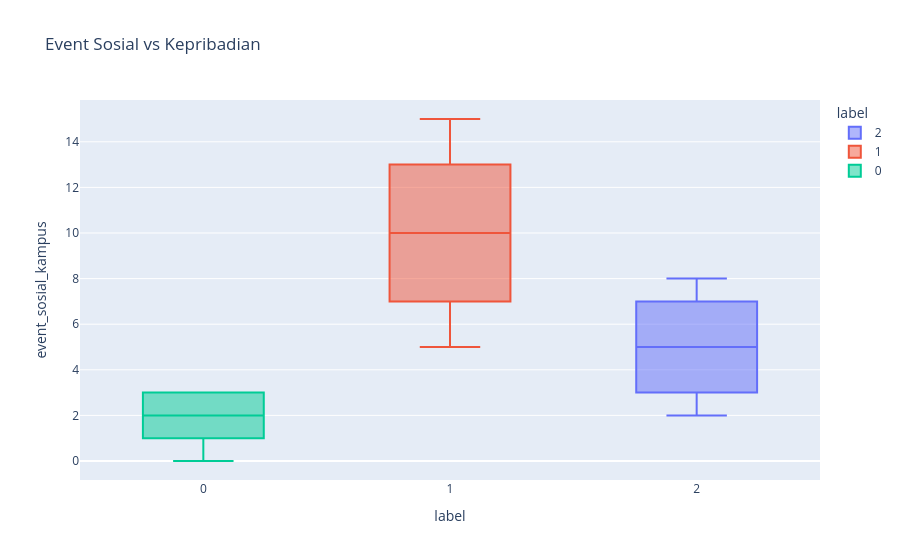

The code cell stored with this chart in its notebook:
### Code cell
# Analisis Event Sosial Kampus
fig = px.box(
    df,
    x='label',
    y='event_sosial_kampus',
    color='label',
    title='Event Sosial vs Kepribadian'
)

fig.show()

### Figure 1 — Plotly figure (JSON) as saved in the notebook; plotly's stock layout.template omitted (floating-point values rounded to 4 significant figures; data arrays with more than 128 entries replaced by an {"elided": "..."} marker saying what was removed)
{"data": [{"alignmentgroup": "True", "hovertemplate": "label=%{x}<br>event_sosial_kampus=%{y}<extra></extra>", "legendgroup": "2", "marker": {"color": "#636efa"}, "name": "2", "notched": false, "offsetgroup": "2", "orientation": "v", "showlegend": true, "type": "box", "x": {"elided": "350 int values"}, "x0": " ", "xaxis": "x", "y": {"elided": "350 int values"}, "y0": " ", "yaxis": "y"}, {"alignmentgroup": "True", "hovertemplate": "label=%{x}<br>event_sosial_kampus=%{y}<extra></extra>", "legendgroup": "1", "marker": {"color": "#EF553B"}, "name": "1", "notched": false, "offsetgroup": "1", "orientation": "v", "showlegend": true, "type": "box", "x": {"elided": "300 int values"}, "x0": " ", "xaxis": "x", "y": {"elided": "300 int values"}, "y0": " ", "yaxis": "y"}, {"alignmentgroup": "True", "hovertemplate": "label=%{x}<br>event_sosial_kampus=%{y}<extra></extra>", "legendgroup": "0", "marker": {"color": "#00cc96"}, "name": "0", "notched": false, "offsetgroup": "0", "orientation": "v", "showlegend": true, "type": "box", "x": {"elided": "350 int values"}, "x0": " ", "xaxis": "x", "y": {"elided": "350 int values"}, "y0": " ", "yaxis": "y"}], "layout": {"boxmode": "overlay", "legend": {"title": {"text": "label"}, "tracegroupgap": 0}, "title": {"text": "Event Sosial vs Kepribadian"}, "xaxis": {"anchor": "y", "categoryarray": [2, 1, 0], "categoryorder": "array", "domain": [0, 1], "title": {"text": "label"}}, "yaxis": {"anchor": "x", "domain": [0, 1], "title": {"text": "event_sosial_kampus"}}}}
